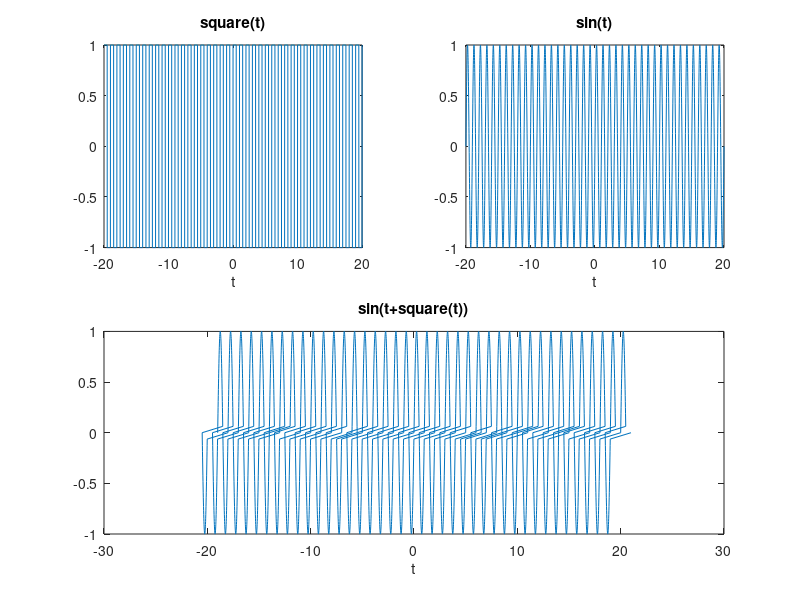

This figure's MATLAB source:
close All;



%
% ------------------ PUNTO 3 -----------------------
% requiere instalacion del signal processing toolbox
% nota: entre más pequeña sea la diferencia (step) del tiempo t1, más
% evidente será el tipo de deñal graficada

t1 = -20:0.01:20;

%SEÑAL CUADRADA

A0 = 1; %Amplitud cuadrada
F0 = 1; %Frecuencia cuadrada
Fase0 = 0; %Fase cuadrada

x = A0*square(2*pi*F0*t1+Fase0);

subplot(2,2,1);
plot(t1,x);
title('square(t)');
xlabel('t');



%SEÑAL SENOIDAL
A1 = 1; %Amplitud seno
F1 = 1; %Frecuencia seno
Fase1 = 0; %Fase seno


y = A1*sin(2*pi*F1*t1+Fase1);

subplot(2,2,2);
plot(t1,y);
title('sin(t)');
xlabel('t');

%Var independiente de SENOIDAL+CUADRADA

tSum = t1+x;

z = A1*sin((2*pi*F1*tSum) +Fase1);

subplot(2,2,[3,4]);
plot(tSum,z);
title('sin(t+square(t))');
xlabel('t');






